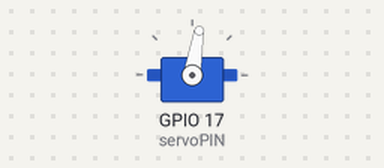
Simulated run of this program. Board: Raspberry Pi (BCM pin numbers). On the bench: servo. Servo angles are drawn from the pulse width (0.5 ms = 0°, 2.5 ms = 180°).

Above: at 0.1 s.
Timing chart, 0 to 1.6 s (numbered marks = the images above):
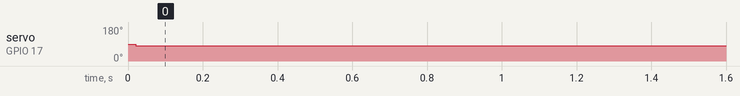

Measured:
- by itself, servo on GPIO 17 (servoPIN): 90° → 81° at 0.02 s

The program:

Test.py
```python
#!/usr/bin/python
# coding=utf-8


import RPi.GPIO as GPIO
import time

servoPIN = 17
GPIO.setmode(GPIO.BCM)
GPIO.setup(servoPIN, GPIO.OUT)

p = GPIO.PWM(servoPIN, 50) # GPIO 17 als PWM mit 50Hz
p.start(7.5) # Initialisierung
try:
  while True:
    p.ChangeDutyCycle(7.0) #1,5ms 90°
    #time.sleep(0.5)
    #p.ChangeDutyCycle(9.8) #1,5ms 90°
    #time.sleep(0.5)
    #p.ChangeDutyCycle(7.5) #1,5ms 90°
    #time.sleep(0.5)
    #p.ChangeDutyCycle(4.3) #1,5ms 90°
    time.sleep(0.5)
except: #KeyboardInterrupt:
  p.stop()
  GPIO.cleanup()
```
